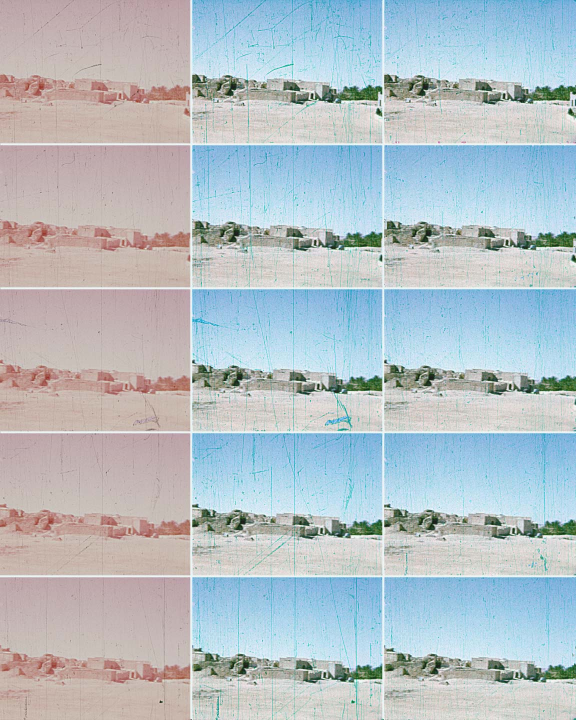
%> input picture film1_big.jpg, 1152 x 1440 px (shown at 1/2 size)
$ octave Main.m   (GNU Octave 9; MATLAB toolbox functions it lacks are replaced by stand-ins)
%> lines starting %> are read from the running program, lines starting %| are printed output that depends on the picture
### Johan/loadData.m
function [imgs, height, width, col_index, row_index, image] = loadData()
% Load image and set generix indexing and width stuff
    %image = im2double(imread('http://fy.chalmers.se/~romeo/RRY025/mfiles/film1_big.jpg'));
    image = im2double(imread('film1_big.jpg'));
    height = size(image,1)/5;
%> height = 288
    width = size(image,2)/3;
%> width = 384

    col_index = [1:1:width];
%> col_index = 384 values from 1 to 384
    row_index = [1:1:height];
%> row_index = 288 values from 1 to 288
    colors = [1,2,3]; column = 2;

    imgs = zeros(height, width, 3, 5);

    for row = 1:5
        imgs(:,:,colors, row) = image_at_row_col(row, column, image, colors);
    end
end

### Johan/image_at_row_col.m
function img_out = image_at_row_col(row, column, images, colors)
% Function that will return image in the specified row and column of original image.
% Does only work for our image.
    height = size(images,1)/5;
    width = size(images,2)/3;
    rows_i = 1+(row - 1)*height : row * height;
    cols_j = 1+(column - 1)*width  : column * width;
    img_out = images(rows_i, cols_j, colors);
end

### Johan/Main.m
%% Load data
clc; clear; close all;
addpath('Image_Processing_Project_6\');
addpath('Johan');
dwtmode('per');
[imgs, height, width, col_index, row_index, image] = loadData();
%> height = 288; width = 384; col_index = 384 values from 1 to 384; row_index = 288 values from 1 to 288

%% Processing
clc; close all
imgN = 1;
img = imgs(:,:,:,imgN);
imgR = imgs(:,:,1,imgN);
imgG = imgs(:,:,2,imgN);
imgB = imgs(:,:,3,imgN);
imgA = rgb2gray(imgs(:,:,:,imgN));

for i = 1:1
    img(:,:,1) =  medfilt2(img(:,:,1),[10,10]);
end
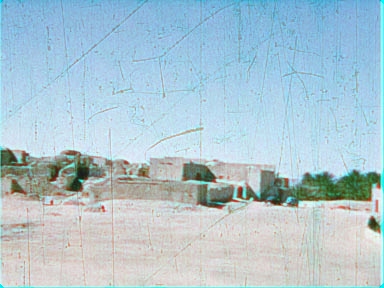
%> img: size 288x384x3 double; mean R, G, B 0.681, 0.778, 0.819

tiledlayout(3,3,'padding' ,'compact', 'tilespacing', 'compact');
nexttile; imshow(img,[]);
% nexttile; imshow(imgA,[]);

img_median = medfilt2(imgR,[3,3]);
nexttile; imshow(img_median,[0,1]);  % median filter with 3x3 window

%
img_median = imgA;
%

n = 20;
filt = 1/n*[-ones(n,1), ones(n,2), -ones(n,1)];
img_filt = imfilter(img_median, filt, 'corr', 'symmetric');
img_filt(img_filt > 0) = 0;
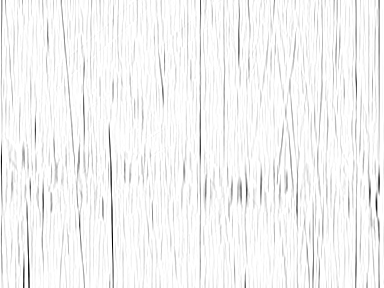
%> img_filt: size 288x384 double; min -0.389, max 0, mean -0.0163; drawn with min black and max white
img_filt = -img_filt;
nexttile; imshow(img_filt,[]);

img_mask = img_filt > 2*std(img_filt);
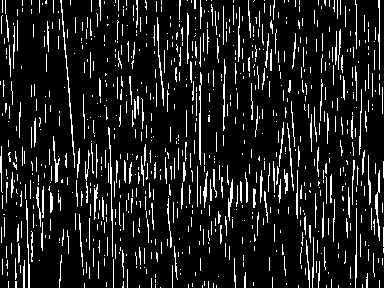
%> img_mask: size 288x384 logical; 11.7% white in thin lines or dots
nexttile; imshow(img_mask,[]);

nexttile; imshow(blur.*img_mask + imgs(:,:,1:3,imgN).*~img_mask,[]);
%> (this line was passed over: blur is not available in this run)


%%


canny = edge(img_median,'canny',[],2.5);
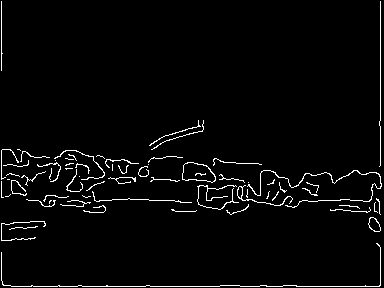
%> canny: size 288x384 logical; 3% white in thin lines or dots
nexttile; imshow(canny,[]);

tmp = sum(canny, 2);
%> tmp = 288 values, max 320 at index 287, min 0 at index 1, mean 11.45
nexttile; plot(row_index(5:end-5), tmp(5:end-5));

wavelet = 'haar';
level = 2;
[C, S] = wavedec2(img_median, level, wavelet);
%> S = [72 96; 72 96; 144 192; 288 384]
[H1,V1,D1] = detcoef2('all',C,S,1);
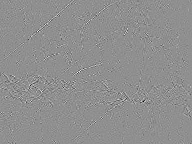
%> D1: size 144x192 double; min -0.197, max 0.153, mean 2.65e-06; drawn with min black and max white
A1 = appcoef2(C,S,wavelet,1);
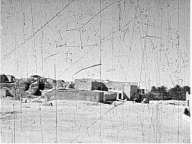
%> A1: size 144x192 double; min 0.208, max 1.94, mean 1.5; drawn with min black and max white
nexttile; imshow(V1,[])

tmp = sum(V1, 2);
%> tmp = 144 values, max 1.07 at index 84, min -0.859 at index 44, mean -0.068
nexttile; plot(row_index(1:2:end), tmp(1:end))
%> after `plot(row_index(1:2:end), tmp(1:end))`:
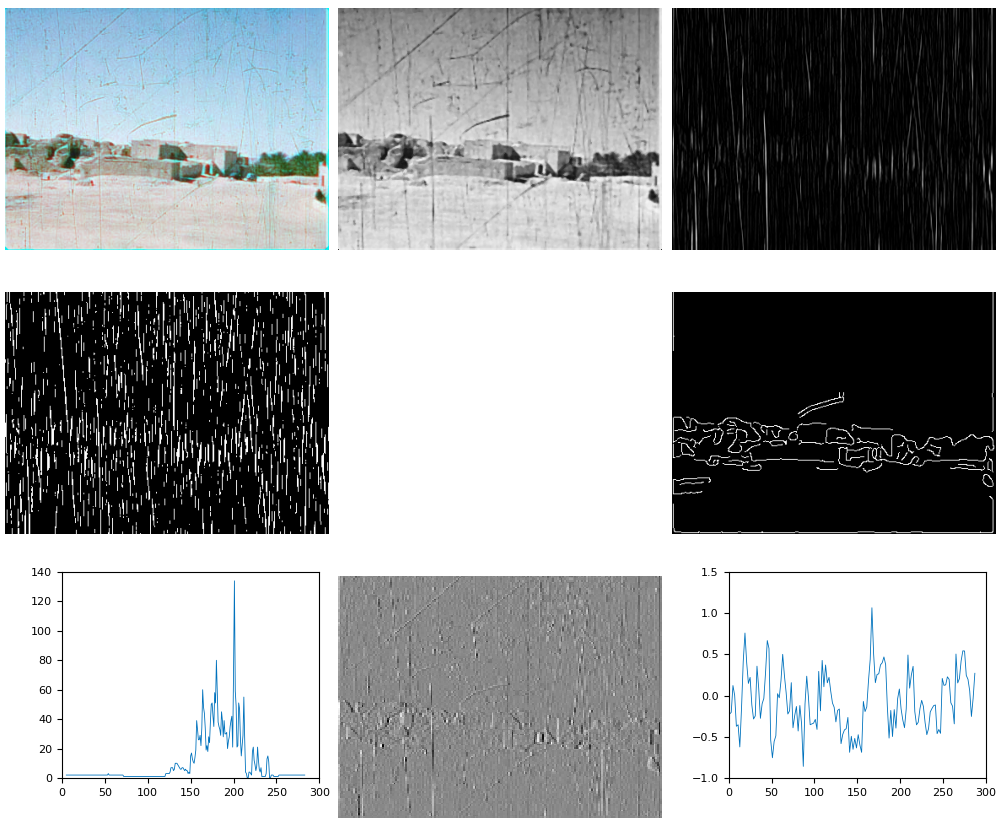
%> figure redrawn from the program's plot data, 8 panels
